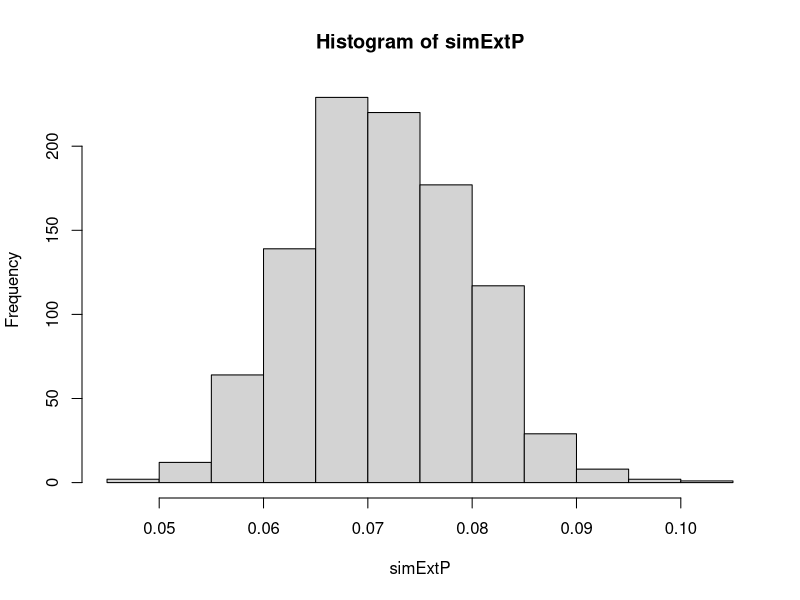
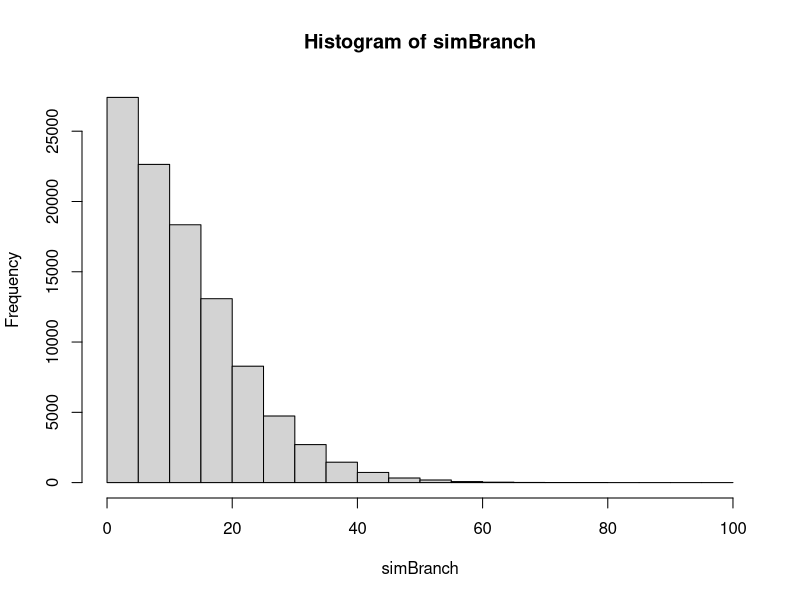
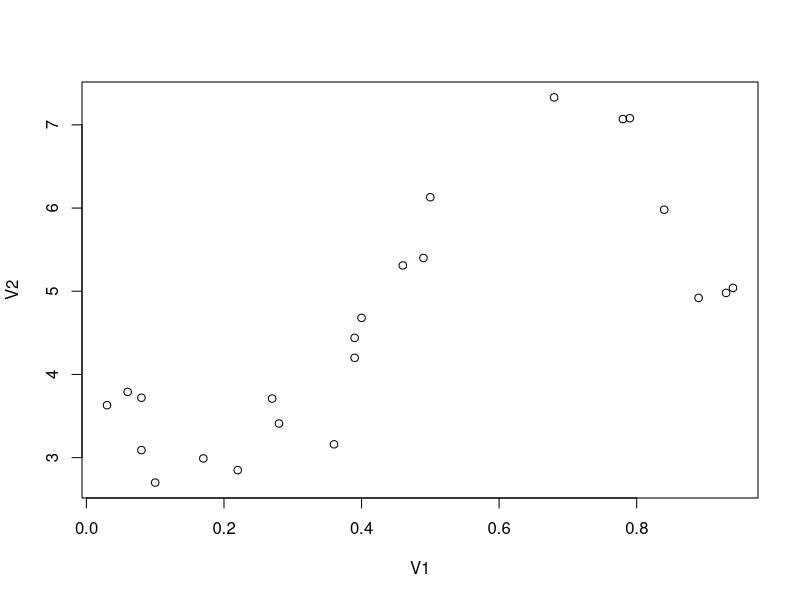

Recreate these plots in R, in order.
# 1. Branching processes

# (a) Compute posterior
local({
	propto <- function(lambda) lambda^10 * exp(-4 * lambda)
	int_const <- 1 / integrate(propto, 0, Inf)$value
	posterior <<- function(lambda) int_const * propto(lambda)
})

# Returns Z_n using the specified lambda
branch <- function(lambda, n = 10) {
	Z <- 7
	for (i in (4 + 1):n) {
		if (Z > 5000) {
			return(Z)
		}
		Z <- sum(rpois(Z, lambda))
	}
	Z
}

# (b) Given λ, compute numerically prob that branching process in
# Fig4 becomes extinct
extinctionProbability <- function(lambda) {
	num_trials <- 1000
	simulations <- replicate(num_trials, branch(lambda))
	sum(simulations == 0) / num_trials # Estimate of extinction probability
}

print(extinctionProbability(1.1))

# (c) Probability of extinction for the brancing process taking uncertainty into account
probability_of_extinction <- integrate(Vectorize(function(lambda)
	extinctionProbability(lambda) * posterior(lambda)), 0, Inf)
cat(sprintf("The probability of extinction for the process in question: %f\n",
		probability_of_extinction$value))

# (d) Use simulation to check result in (c)
simExtP <- c()
for (i in 1:1000) {
  simExtP[i] <- extinctionProbability(1.1) # Varför 1.1?
}
hist(simExtP); print(mean(simExtP))

simBranch <- c()
for (i in 1:100000) {
  simBranch[i] <- branch(1.1)
}
hist(simBranch); print(mean(simBranch))
  
# (e) Compute MLE for λ. Probability of extinction using that λ?


# 2. Metropolis Hastings

# (a) Plot the data
D <- read.table("Regressiondata.txt")
plot(D)

# (b) Log of P(theta*|data)/P(theta|data)
prior <- function(theta1, theta2, theta3, theta4) {
  prior <- theta1*rnorm(1, 10, 10^2) * theta2*rgamma(1, 1/2, 1/10) * theta3*runif(1, 0, 1) * theta4*rgamma(1, 2, 2)
}
likelihood <- function(x, theta1, theta2, theta3, theta4) {
  likelihood <- rnorm(theta1 + theta2*sin((x - theta3)*2*pi), theta4^2)
}
